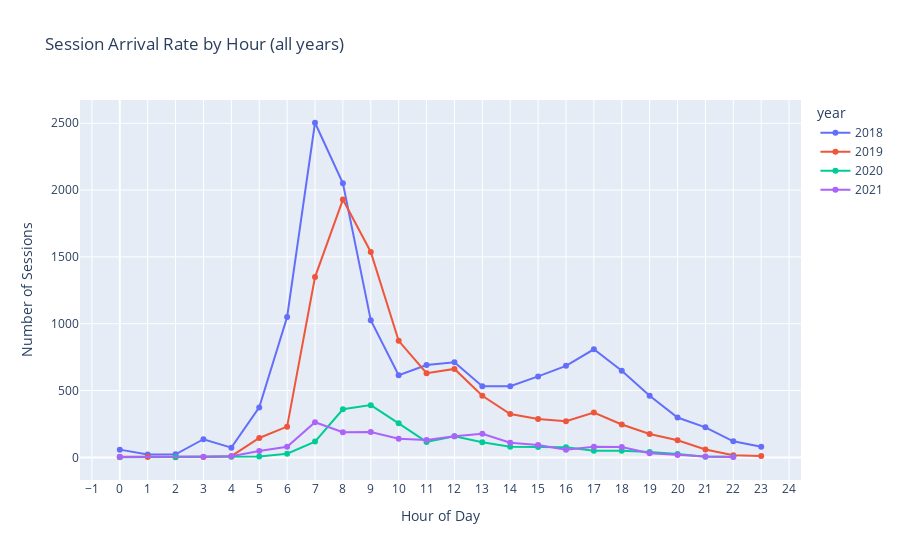
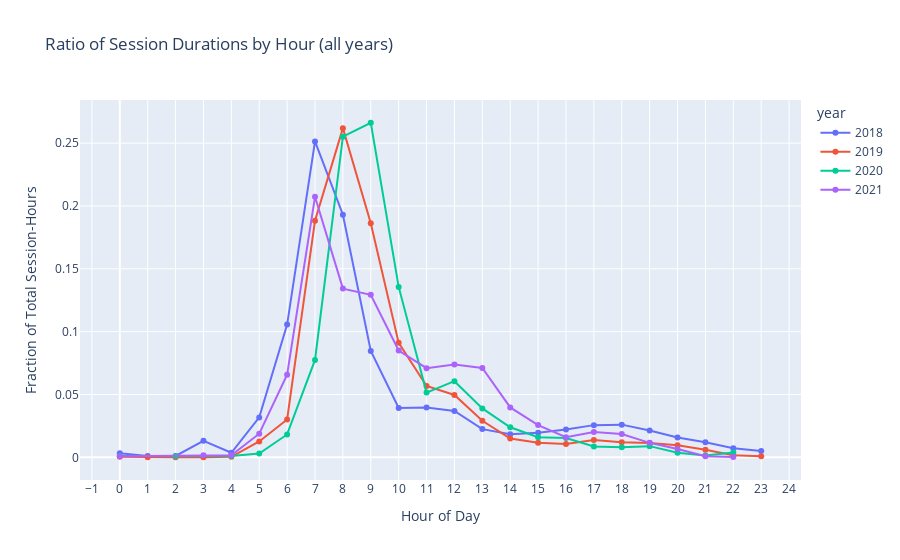
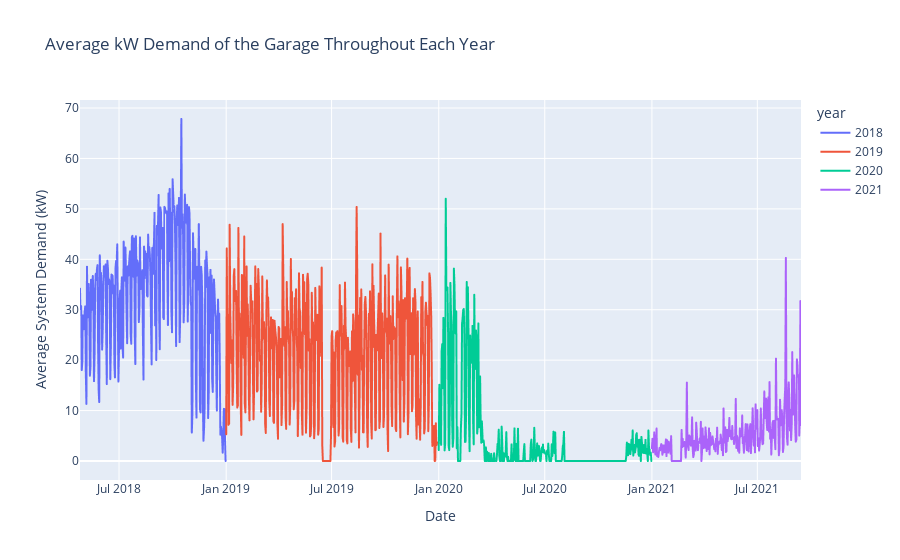

The code cell stored with these charts, in order, in its notebook:
### Code cell
import pandas as pd
import numpy as np
import plotly.express as px
from datetime import datetime

# =============================================================================
# 1. LOAD THE DATA
# =============================================================================
# Replace these file paths with your actual CSV paths
df_2018 = pd.read_csv('/Users/huibvanderveen/Desktop/Pycharm Projects/ML_New/YEAR/sessions_filtered_2018.csv')
df_2019 = pd.read_csv('/Users/huibvanderveen/Desktop/Pycharm Projects/ML_New/YEAR/sessions_filtered_2019.csv')
df_2020 = pd.read_csv('/Users/huibvanderveen/Desktop/Pycharm Projects/ML_New/YEAR/sessions_filtered_2020.csv')
df_2021 = pd.read_csv('/Users/huibvanderveen/Desktop/Pycharm Projects/ML_New/YEAR/sessions_filtered_2021.csv')

# A helper function to clean and process a raw DataFrame
def process_sessions_df(df_raw, year_label):
    # Drop rows with missing relevant data
    df = df_raw.dropna(subset=['sessionID', 'connectionTime',
                               'disconnectTime', 'doneChargingTime', 'kWhDelivered']).copy()

    # Convert to datetime
    for col in ['connectionTime', 'disconnectTime', 'doneChargingTime']:
        df[col] = pd.to_datetime(df[col], errors='coerce')

    # Drop rows with failed datetime conversion
    df.dropna(subset=['connectionTime', 'disconnectTime'], inplace=True)

    # Calculate session duration in hours
    df['session_duration'] = (df['disconnectTime'] - df['connectionTime']).dt.total_seconds() / 3600.0

    # Filter out non-positive and extreme durations (e.g., < 12 hours)
    df = df[(df['session_duration'] > 0) & (df['session_duration'] < 12)]

    # Normalize hour: shift so that 8:00 becomes 0 (times in GMT, garage is in LA)
    df['hour'] = (df['connectionTime'].dt.hour - 8) % 24

    # Calculate charging duration (time the vehicle actually charged) in hours
    df['charging_duration'] = (df['doneChargingTime'] - df['connectionTime']).dt.total_seconds() / 3600.0
    df = df[df['charging_duration'] > 0]

    # Calculate average power output in kW
    df['power_output'] = df['kWhDelivered'] / df['charging_duration']

    # Tag this DataFrame with a year column so we can merge them easily
    df['year'] = year_label
    return df

# Clean/process each yearly DataFrame
df_2018_clean = process_sessions_df(df_2018, 2018)
df_2019_clean = process_sessions_df(df_2019, 2019)
df_2020_clean = process_sessions_df(df_2020, 2020)
df_2021_clean = process_sessions_df(df_2021, 2021)

# Combine all years into one DataFrame for “arrival by hour” and ratio plots
df_all = pd.concat([df_2018_clean, df_2019_clean, df_2020_clean, df_2021_clean], ignore_index=True)

# =============================================================================
# 2. SESSION ARRIVAL BY HOUR (ALL YEARS, SEPARATE LINES)
# =============================================================================
# Group by year and hour, count number of sessions
arrival_rate = df_all.groupby(['year', 'hour']).size().reset_index(name='arrival_rate')

fig_arrival = px.line(
    arrival_rate,
    x='hour',
    y='arrival_rate',
    color='year',
    markers=True,
    labels={'hour': 'Hour of Day', 'arrival_rate': 'Number of Sessions'},
    title='Session Arrival Rate by Hour (all years)'
)
fig_arrival.update_layout(xaxis=dict(tickmode='linear', tick0=0, dtick=1))
fig_arrival.show()

# =============================================================================
# 3. RATIO OF SESSION DURATIONS BY HOUR (ALL YEARS)
#    Instead of simple average, we compute the fraction of total session-hours
#    that occur in each hour for each year.
# =============================================================================
# For each year-hour, sum up the durations
sum_durations = df_all.groupby(['year', 'hour'])['session_duration'].sum().reset_index(name='sum_duration')

# For each year separately, we find total session-hours and then the ratio
def compute_ratio(group):
    total = group['sum_duration'].sum()
    group['duration_ratio'] = group['sum_duration'] / total
    return group

sum_durations = sum_durations.groupby('year').apply(compute_ratio)

# Plot ratio_of_duration by hour, color by year
fig_ratio = px.line(
    sum_durations,
    x='hour',
    y='duration_ratio',
    color='year',
    markers=True,
    labels={'hour': 'Hour of Day', 'duration_ratio': 'Fraction of Total Session-Hours'},
    title='Ratio of Session Durations by Hour (all years)'
)
fig_ratio.update_layout(xaxis=dict(tickmode='linear', tick0=0, dtick=1))
fig_ratio.show()

# =============================================================================
# 4. AVERAGE SYSTEM DEMAND OVER THE YEAR, PER YEAR
#    We do the “power events” approach for each year and then combine results
#    so we can plot separate lines for each year in one figure.
# =============================================================================

# Function that, given a clean yearly DataFrame, returns daily average power
def compute_daily_avg_power(df_clean, year_label):
    # Create +power_output event at connectionTime
    df_start = df_clean[['connectionTime','power_output']].copy()
    df_start.rename(columns={'connectionTime': 'timestamp'}, inplace=True)

    # Create -power_output event at doneChargingTime
    df_end = df_clean[['doneChargingTime','power_output']].copy()
    df_end.rename(columns={'doneChargingTime': 'timestamp'}, inplace=True)
    df_end['power_output'] = -df_end['power_output']

    # Combine and sort
    events_df = pd.concat([df_start, df_end]).sort_values('timestamp')

    # Cumulative sum of power outputs to get instantaneous load
    events_df['total_power'] = events_df['power_output'].cumsum()

    # Resample by day, fill empty days with zero
    events_df = events_df.set_index('timestamp')
    daily_avg = (
        events_df['total_power']
        .resample('D')
        .mean()
        .fillna(0)
        .reset_index()
    )
    daily_avg['year'] = year_label
    return daily_avg

daily_avg_2018 = compute_daily_avg_power(df_2018_clean, 2018)
daily_avg_2019 = compute_daily_avg_power(df_2019_clean, 2019)
daily_avg_2020 = compute_daily_avg_power(df_2020_clean, 2020)
daily_avg_2021 = compute_daily_avg_power(df_2021_clean, 2021)

# Combine for plotting
daily_all = pd.concat([
    daily_avg_2018,
    daily_avg_2019,
    daily_avg_2020,
    daily_avg_2021
], ignore_index=True)

fig_demand = px.line(
    daily_all,
    x='timestamp',
    y='total_power',
    color='year',
    labels={'timestamp': 'Date', 'total_power': 'Average System Demand (kW)'},
    title='Average kW Demand of the Garage Throughout Each Year'
)
fig_demand.show()

# Print some quick summaries
print("Arrival Rate by Hour (by year, first few rows):")
print(arrival_rate.head())

print("\nRatio of Total Session-Hours by Hour (by year, first few rows):")
print(sum_durations.head())

print("\nDaily Average System Demand (kW) for each year (first few rows):")
print(daily_all.head())

### Figure 1 — Plotly figure (JSON) as saved in the notebook; plotly's stock layout.template omitted (floating-point values rounded to 4 significant figures)
{"data": [{"hovertemplate": "year=2018<br>Hour of Day=%{x}<br>Number of Sessions=%{y}<extra></extra>", "legendgroup": "2018", "line": {"color": "#636efa", "dash": "solid"}, "marker": {"symbol": "circle"}, "mode": "lines+markers", "name": "2018", "orientation": "v", "showlegend": true, "x": [0, 1, 2, 3, 4, 5, 6, 7, 8, 9, 10, 11, 12, 13, 14, 15, 16, 17, 18, 19, 20, 21, 22, 23], "xaxis": "x", "y": [58, 21, 23, 136, 73, 374, 1051, 2504, 2051, 1026, 615, 691, 712, 533, 533, 606, 685, 809, 649, 461, 298, 225, 120, 79], "yaxis": "y", "type": "scatter"}, {"hovertemplate": "year=2019<br>Hour of Day=%{x}<br>Number of Sessions=%{y}<extra></extra>", "legendgroup": "2019", "line": {"color": "#EF553B", "dash": "solid"}, "marker": {"symbol": "circle"}, "mode": "lines+markers", "name": "2019", "orientation": "v", "showlegend": true, "x": [0, 1, 2, 3, 4, 5, 6, 7, 8, 9, 10, 11, 12, 13, 14, 15, 16, 17, 18, 19, 20, 21, 22, 23], "xaxis": "x", "y": [4, 3, 1, 2, 9, 145, 230, 1349, 1929, 1537, 872, 630, 662, 461, 324, 288, 270, 335, 246, 175, 128, 59, 16, 11], "yaxis": "y", "type": "scatter"}, {"hovertemplate": "year=2020<br>Hour of Day=%{x}<br>Number of Sessions=%{y}<extra></extra>", "legendgroup": "2020", "line": {"color": "#00cc96", "dash": "solid"}, "marker": {"symbol": "circle"}, "mode": "lines+markers", "name": "2020", "orientation": "v", "showlegend": true, "x": [0, 2, 4, 5, 6, 7, 8, 9, 10, 11, 12, 13, 14, 15, 16, 17, 18, 19, 20, 21, 22], "xaxis": "x", "y": [1, 2, 5, 6, 27, 118, 360, 391, 255, 116, 158, 113, 80, 78, 76, 50, 49, 40, 25, 4, 5], "yaxis": "y", "type": "scatter"}, {"hovertemplate": "year=2021<br>Hour of Day=%{x}<br>Number of Sessions=%{y}<extra></extra>", "legendgroup": "2021", "line": {"color": "#ab63fa", "dash": "solid"}, "marker": {"symbol": "circle"}, "mode": "lines+markers", "name": "2021", "orientation": "v", "showlegend": true, "x": [0, 3, 4, 5, 6, 7, 8, 9, 10, 11, 12, 13, 14, 15, 16, 17, 18, 19, 20, 21, 22], "xaxis": "x", "y": [2, 4, 9, 47, 80, 263, 189, 190, 139, 130, 158, 176, 110, 93, 58, 80, 77, 31, 18, 6, 3], "yaxis": "y", "type": "scatter"}], "layout": {"xaxis": {"anchor": "y", "domain": [0.0, 1.0], "title": {"text": "Hour of Day"}, "tickmode": "linear", "tick0": 0, "dtick": 1}, "yaxis": {"anchor": "x", "domain": [0.0, 1.0], "title": {"text": "Number of Sessions"}}, "legend": {"title": {"text": "year"}, "tracegroupgap": 0}, "title": {"text": "Session Arrival Rate by Hour (all years)"}}}

### Figure 2 — Plotly figure (JSON) as saved in the notebook; plotly's stock layout.template omitted (floating-point values rounded to 4 significant figures)
{"data": [{"hovertemplate": "year=2018<br>Hour of Day=%{x}<br>Fraction of Total Session-Hours=%{y}<extra></extra>", "legendgroup": "2018", "line": {"color": "#636efa", "dash": "solid"}, "marker": {"symbol": "circle"}, "mode": "lines+markers", "name": "2018", "orientation": "v", "showlegend": true, "x": [0, 1, 2, 3, 4, 5, 6, 7, 8, 9, 10, 11, 12, 13, 14, 15, 16, 17, 18, 19, 20, 21, 22, 23], "xaxis": "x", "y": [0.003181, 0.001006, 0.001079, 0.01313, 0.003643, 0.03179, 0.1057, 0.2513, 0.193, 0.0847, 0.03922, 0.03973, 0.03696, 0.02246, 0.01835, 0.01966, 0.02219, 0.02563, 0.02603, 0.02137, 0.01573, 0.01199, 0.007164, 0.005014], "yaxis": "y", "type": "scatter"}, {"hovertemplate": "year=2019<br>Hour of Day=%{x}<br>Fraction of Total Session-Hours=%{y}<extra></extra>", "legendgroup": "2019", "line": {"color": "#EF553B", "dash": "solid"}, "marker": {"symbol": "circle"}, "mode": "lines+markers", "name": "2019", "orientation": "v", "showlegend": true, "x": [0, 1, 2, 3, 4, 5, 6, 7, 8, 9, 10, 11, 12, 13, 14, 15, 16, 17, 18, 19, 20, 21, 22, 23], "xaxis": "x", "y": [0.0005791, 8.432e-05, 0.0001656, 0.00013, 0.0004741, 0.01263, 0.03014, 0.1883, 0.2619, 0.1862, 0.09108, 0.0568, 0.04962, 0.02912, 0.01501, 0.01165, 0.01058, 0.01384, 0.01208, 0.01145, 0.009675, 0.006023, 0.001643, 0.0008463], "yaxis": "y", "type": "scatter"}, {"hovertemplate": "year=2020<br>Hour of Day=%{x}<br>Fraction of Total Session-Hours=%{y}<extra></extra>", "legendgroup": "2020", "line": {"color": "#00cc96", "dash": "solid"}, "marker": {"symbol": "circle"}, "mode": "lines+markers", "name": "2020", "orientation": "v", "showlegend": true, "x": [0, 2, 4, 5, 6, 7, 8, 9, 10, 11, 12, 13, 14, 15, 16, 17, 18, 19, 20, 21, 22], "xaxis": "x", "y": [0.00105, 0.0009706, 0.001101, 0.003049, 0.0182, 0.07752, 0.2551, 0.2662, 0.1356, 0.05151, 0.06061, 0.03895, 0.02392, 0.01609, 0.01546, 0.008709, 0.00794, 0.00892, 0.003746, 0.001476, 0.003919], "yaxis": "y", "type": "scatter"}, {"hovertemplate": "year=2021<br>Hour of Day=%{x}<br>Fraction of Total Session-Hours=%{y}<extra></extra>", "legendgroup": "2021", "line": {"color": "#ab63fa", "dash": "solid"}, "marker": {"symbol": "circle"}, "mode": "lines+markers", "name": "2021", "orientation": "v", "showlegend": true, "x": [0, 3, 4, 5, 6, 7, 8, 9, 10, 11, 12, 13, 14, 15, 16, 17, 18, 19, 20, 21, 22], "xaxis": "x", "y": [0.0008351, 0.001698, 0.001642, 0.01884, 0.0658, 0.2073, 0.1342, 0.1293, 0.08498, 0.07093, 0.0738, 0.07111, 0.03975, 0.0257, 0.01598, 0.02009, 0.01861, 0.01155, 0.006697, 0.0008312, 0.0003711], "yaxis": "y", "type": "scatter"}], "layout": {"xaxis": {"anchor": "y", "domain": [0.0, 1.0], "title": {"text": "Hour of Day"}, "tickmode": "linear", "tick0": 0, "dtick": 1}, "yaxis": {"anchor": "x", "domain": [0.0, 1.0], "title": {"text": "Fraction of Total Session-Hours"}}, "legend": {"title": {"text": "year"}, "tracegroupgap": 0}, "title": {"text": "Ratio of Session Durations by Hour (all years)"}}}

### Figure 3 — Plotly figure (JSON) as saved in the notebook; plotly's stock layout.template omitted (floating-point values rounded to 4 significant figures; data arrays with more than 128 entries replaced by an {"elided": "..."} marker saying what was removed)
{"data": [{"hovertemplate": "year=2018<br>Date=%{x}<br>Average System Demand (kW)=%{y}<extra></extra>", "legendgroup": "2018", "line": {"color": "#636efa", "dash": "solid"}, "marker": {"symbol": "circle"}, "mode": "lines", "name": "2018", "showlegend": true, "x": {"elided": "251 str values"}, "xaxis": "x", "y": {"elided": "251 float values"}, "yaxis": "y", "type": "scattergl"}, {"hovertemplate": "year=2019<br>Date=%{x}<br>Average System Demand (kW)=%{y}<extra></extra>", "legendgroup": "2019", "line": {"color": "#EF553B", "dash": "solid"}, "marker": {"symbol": "circle"}, "mode": "lines", "name": "2019", "showlegend": true, "x": {"elided": "364 str values"}, "xaxis": "x", "y": {"elided": "364 float values"}, "yaxis": "y", "type": "scattergl"}, {"hovertemplate": "year=2020<br>Date=%{x}<br>Average System Demand (kW)=%{y}<extra></extra>", "legendgroup": "2020", "line": {"color": "#00cc96", "dash": "solid"}, "marker": {"symbol": "circle"}, "mode": "lines", "name": "2020", "showlegend": true, "x": {"elided": "366 str values"}, "xaxis": "x", "y": {"elided": "366 float values"}, "yaxis": "y", "type": "scattergl"}, {"hovertemplate": "year=2021<br>Date=%{x}<br>Average System Demand (kW)=%{y}<extra></extra>", "legendgroup": "2021", "line": {"color": "#ab63fa", "dash": "solid"}, "marker": {"symbol": "circle"}, "mode": "lines", "name": "2021", "showlegend": true, "x": {"elided": "257 str values"}, "xaxis": "x", "y": {"elided": "257 float values"}, "yaxis": "y", "type": "scattergl"}], "layout": {"xaxis": {"anchor": "y", "domain": [0.0, 1.0], "title": {"text": "Date"}}, "yaxis": {"anchor": "x", "domain": [0.0, 1.0], "title": {"text": "Average System Demand (kW)"}}, "legend": {"title": {"text": "year"}, "tracegroupgap": 0}, "title": {"text": "Average kW Demand of the Garage Throughout Each Year"}}}
